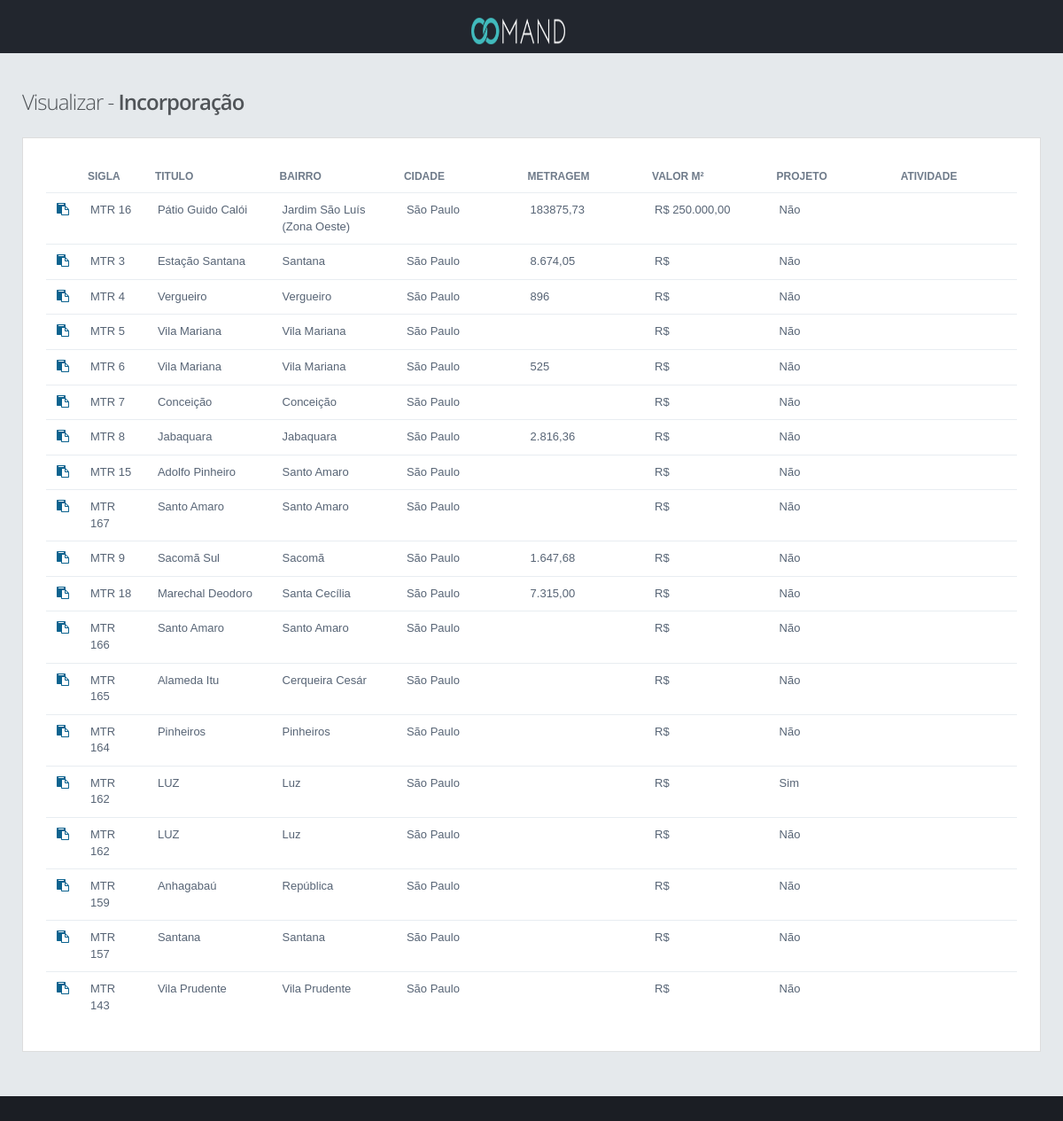
The page /sistema/incorporacao-lista.php (signed in) on the database its author committed.
### tables this page shows
CREATE TABLE IF NOT EXISTS `CadastraIncorporacao` (
  `IdIncorporacao` int(11) NOT NULL AUTO_INCREMENT,
  `SiglaIncorporacao` varchar(30) NOT NULL,
  `TituloIncorporacao` varchar(50) NOT NULL,
  `CepIncorporacao` varchar(15) NOT NULL,
  `LocalIncorporacao` varchar(50) NOT NULL,
  `NumeroIncorporacao` varchar(15) NOT NULL,
  `EstadoIncorporacao` varchar(10) NOT NULL,
  `CidadeIncorporacao` varchar(50) NOT NULL,
  `BairroIncorporacao` varchar(50) NOT NULL,
  `MetragemIncorporacao` varchar(15) NOT NULL,
  `ValorVendaIncorporacao` varchar(15) NOT NULL,
  `AtividadeIncorporacao` varchar(100) NOT NULL,
  `ZonemanetoInc13885` varchar(15) NOT NULL,
  `CaBasicoInc13885` varchar(15) NOT NULL,
  `CaMaximoInc13885` varchar(15) NOT NULL,
  `ZonemanetoInc16050` varchar(15) NOT NULL,
  `CaBasicoInc16050` varchar(15) NOT NULL,
  `CaMaximoInc16050` varchar(15) NOT NULL,
  `NomeProprietarioIncorporacao` varchar(100) NOT NULL,
  `TelProprietarioIncorporacao` varchar(15) NOT NULL,
  `EmailProprietarioIncorporacao` varchar(100) NOT NULL,
  `NomeCorreteorIncorpotacao` varchar(100) NOT NULL,
  `TelefoneCorretorIncorporacao` varchar(15) NOT NULL,
  `EmailCorretorIncorporacao` varchar(100) NOT NULL,
  `situacao` varchar(50) NOT NULL,
  `ProjetoAprovado` varchar(50) NOT NULL,
  `DocumentacaoIncorporacao` text NOT NULL,
  `TituloFoto1` varchar(100) NOT NULL,
  `Imagem1` varchar(300) NOT NULL,
  `TituloFoto2` varchar(100) NOT NULL,
  `Imagem2` varchar(300) NOT NULL,
  `TituloFoto3` varchar(100) NOT NULL,
  `Imagem3` varchar(300) NOT NULL,
  `TituloFoto4` varchar(100) NOT NULL,
  `Imagem4` varchar(300) NOT NULL,
  `TituloFoto5` varchar(100) NOT NULL,
  `Imagem5` varchar(300) NOT NULL,
  `TituloFoto6` varchar(100) NOT NULL,
  `Imagem6` varchar(300) NOT NULL,
  `ImagemMapaIncorporacao` varchar(200) NOT NULL,
  PRIMARY KEY (`IdIncorporacao`)
);

### sistema/includes/php/conexao/Conexao.class.php (called while the page is built, shortened)
<?php
   class Conexao {
   private $sql = "";
   function executarQuery(){
      $query = mysql_query($this->sql) or die ($this->mensagem(mysql_error()));
      return $query;
   }
}

### sistema/incorporacao-lista.php (the view, shortened to what this page needs)
<?php
include('includes/php/conexao/Conexao.class.php');
include("permissoes.php");
?>
<!DOCTYPE html>
<html>
<head>
<link href="assets/plugins/bootstrap-select2/select2.css" rel="stylesheet" type="text/css" media="screen"/>
<link href="assets/plugins/jquery-slider/css/jquery.sidr.light.css" rel="stylesheet" type="text/css" media="screen"/>
<link href="assets/plugins/jquery-datatable/css/jquery.dataTables.css" rel="stylesheet" type="text/css"/>
<link href="assets/plugins/boostrap-checkbox/css/bootstrap-checkbox.css" rel="stylesheet" type="text/css" media="screen"/>
<link href="assets/plugins/datatables-responsive/css/datatables.responsive.css" rel="stylesheet" type="text/css" media="screen"/>
<link href="assets/plugins/boostrapv3/css/bootstrap.min.css" rel="stylesheet" type="text/css"/>
<link href="assets/plugins/boostrapv3/css/bootstrap-theme.min.css" rel="stylesheet" type="text/css"/>
<link href="assets/plugins/font-awesome/css/font-awesome.css" rel="stylesheet" type="text/css"/>
<link href="assets/css/animate.min.css" rel="stylesheet" type="text/css"/>
<link href="assets/css/style.css" rel="stylesheet" type="text/css"/>
<link href="assets/css/responsive.css" rel="stylesheet" type="text/css"/>
<link href="assets/css/custom-icon-set.css" rel="stylesheet" type="text/css"/>
</head>
<body class="">
  </div>
</div>
  <div class="page-content">
        <div class="content">
          <div class="row-fluid">
          <div class="page-title">
          <h3>Visualizar - <span class="semi-bold">Incorporação</span></h3>
           </div>
            <div class="span12">
              <div class="grid simple ">
              <form name="formIncorporacaoLista" id="formIncorporacaoLista" method="POST"
                        action="incorporacao-visualizar">
                <div class="grid-body ">
                  <table class="table table-hover table-condensed" id="example">
                    <thead>
                      <tr>
                        <th style="width:1%"> </th>
                        <th style="width:7%">Sigla</th>
                        <th style="width:13%">Titulo</th>
                        <th style="width:13%">Bairro</th>
                        <th style="width:13%">Cidade</th>
                        <th style="width:13%">Metragem</th>
                        <th style="width:13%">Valor m²</th>
                        <th style="width:13%">Projeto</th>
                        <th style="width:13%">Atividade</th>
                      </tr>
                    </thead>
                    <tbody>
                    <?php
                        $buscarIncorporacao = new Conexao();
                        $buscarIncorporacao->conectar();
                        $buscarIncorporacao->selecionarDB();
                       $buscarIncorporacao->set('sql',"SELECT * FROM `CadastraIncorporacao` ORDER BY `IdIncorporacao` ");
                        $query= $buscarIncorporacao->executarQuery();
                       while($retornoIncorporacao = mysql_fetch_object($query)) {
                      ?>
                        <tr>
                          <td onclick="selecionaIncorporacao(this,<?php echo $retornoIncorporacao->IdIncorporacao ?>);"><a href="#"><i class="fa fa-paste"></i>
                          </a></td>
                          <td class="v-align-middle"><?php echo $retornoIncorporacao->SiglaIncorporacao ?></td>
                          <td class="v-align-middle"><?php echo $retornoIncorporacao->TituloIncorporacao ?></td>
                          <td class="v-align-middle"><?php echo $retornoIncorporacao->BairroIncorporacao ?></td>
                          <td class="v-align-middle"><?php echo $retornoIncorporacao->CidadeIncorporacao ?></td>
                          <td class="v-align-middle"><?php echo $retornoIncorporacao->MetragemIncorporacao ?></td>
                          <td class="v-align-middle">R$ <?php echo $retornoIncorporacao->ValorVendaIncorporacao ?></td>
                          <td class="v-align-middle"><?php echo $retornoIncorporacao->situacao ?></a></td>
                          <td class="v-align-middle"><?php echo $retornoIncorporacao->AtividadeIncorporacao ?></td>
                        </tr>
                      <?php } ?>
                    </tbody>
                  </table>
                </div>
                </form>
              </div>
            </div>
          </div>
        </div>
      </div>
      <h3>&nbsp;</h3>
</body>
</html>

### sistema/assets/css/responsive.css (style rules this page uses)
@media (min-width: 980px) { .page-content { margin-left: 250px; min-height: 1006px; } }
@media only screen 
and (min-device-width : 768px) 
and (max-device-width : 1024px) 
and (orientation : portrait) { .page-content .content { padding-top:95px; } }
@media only screen 
and (min-device-width : 768px) 
and (max-device-width : 1024px) 
and (orientation : portrait) { .page-content { margin:0px; } }
@media only screen 
and (min-device-width : 768px) 
and (max-device-width : 1024px) 
and (orientation : portrait) { .page-content .content { padding:25px; padding-top:95px; } }
@media only screen 
and (min-device-width : 768px) 
and (max-device-width : 1024px) 
and (orientation : portrait) { .row-fluid [class*="span"] { width:100% ; margin:0px; margin-bottom:10px; } }

### rows shown on the page
cadastraincorporacao: SiglaIncorporacao "MTR 16", TituloIncorporacao "Pátio Guido Calói", BairroIncorporacao "Jardim São Luís (Zona Oeste)", CidadeIncorporacao "São Paulo", MetragemIncorporacao "183875,73", ValorVendaIncorporacao "250.000,00", situacao "Não"
cadastraincorporacao: SiglaIncorporacao "MTR 3", TituloIncorporacao "Estação Santana", BairroIncorporacao "Santana", CidadeIncorporacao "São Paulo", MetragemIncorporacao "8.674,05", situacao "Não"
cadastraincorporacao: SiglaIncorporacao "MTR 4", TituloIncorporacao "Vergueiro", BairroIncorporacao "Vergueiro", CidadeIncorporacao "São Paulo", MetragemIncorporacao "896", situacao "Não"
cadastraincorporacao: SiglaIncorporacao "MTR 5", TituloIncorporacao "Vila Mariana", BairroIncorporacao "Vila Mariana", CidadeIncorporacao "São Paulo", situacao "Não"
cadastraincorporacao: SiglaIncorporacao "MTR 6", TituloIncorporacao "Vila Mariana", BairroIncorporacao "Vila Mariana", CidadeIncorporacao "São Paulo", MetragemIncorporacao "525", situacao "Não"
cadastraincorporacao: SiglaIncorporacao "MTR 7", TituloIncorporacao "Conceição", BairroIncorporacao "Conceição", CidadeIncorporacao "São Paulo", situacao "Não"
cadastraincorporacao: SiglaIncorporacao "MTR 8", TituloIncorporacao "Jabaquara", BairroIncorporacao "Jabaquara", CidadeIncorporacao "São Paulo", MetragemIncorporacao "2.816,36", situacao "Não"
cadastraincorporacao: SiglaIncorporacao "MTR 15", TituloIncorporacao "Adolfo Pinheiro", BairroIncorporacao "Santo Amaro", CidadeIncorporacao "São Paulo", situacao "Não"
cadastraincorporacao: SiglaIncorporacao "MTR 167", TituloIncorporacao "Santo Amaro", BairroIncorporacao "Santo Amaro", CidadeIncorporacao "São Paulo", situacao "Não"
cadastraincorporacao: SiglaIncorporacao "MTR 9", TituloIncorporacao "Sacomã Sul", BairroIncorporacao "Sacomã", CidadeIncorporacao "São Paulo", MetragemIncorporacao "1.647,68", situacao "Não"
cadastraincorporacao: SiglaIncorporacao "MTR 18", TituloIncorporacao "Marechal Deodoro", BairroIncorporacao "Santa Cecília", CidadeIncorporacao "São Paulo", MetragemIncorporacao "7.315,00", situacao "Não"
cadastraincorporacao: SiglaIncorporacao "MTR 166", TituloIncorporacao "Santo Amaro", BairroIncorporacao "Santo Amaro", CidadeIncorporacao "São Paulo", situacao "Não"
cadastraincorporacao: SiglaIncorporacao "MTR 165", TituloIncorporacao "Alameda Itu", BairroIncorporacao "Cerqueira Cesár", CidadeIncorporacao "São Paulo", situacao "Não"
cadastraincorporacao: SiglaIncorporacao "MTR 164", TituloIncorporacao "Pinheiros", BairroIncorporacao "Pinheiros", CidadeIncorporacao "São Paulo", situacao "Não"
cadastraincorporacao: SiglaIncorporacao "MTR 162", TituloIncorporacao "LUZ", BairroIncorporacao "Luz", CidadeIncorporacao "São Paulo", situacao "Sim"
cadastraincorporacao: SiglaIncorporacao "MTR 162", TituloIncorporacao "LUZ", BairroIncorporacao "Luz", CidadeIncorporacao "São Paulo", situacao "Não"
cadastraincorporacao: SiglaIncorporacao "MTR 159", TituloIncorporacao "Anhagabaú", BairroIncorporacao "República", CidadeIncorporacao "São Paulo", situacao "Não"
cadastraincorporacao: SiglaIncorporacao "MTR 157", TituloIncorporacao "Santana", BairroIncorporacao "Santana", CidadeIncorporacao "São Paulo", situacao "Não"
cadastraincorporacao: SiglaIncorporacao "MTR 143", TituloIncorporacao "Vila Prudente", BairroIncorporacao "Vila Prudente", CidadeIncorporacao "São Paulo", situacao "Não"
